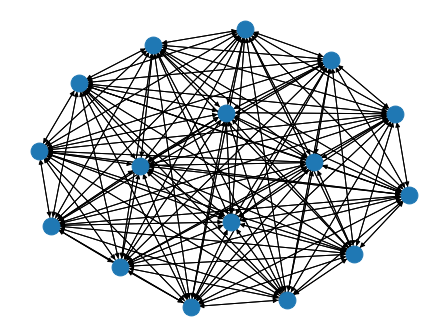

This chart was generated by the following Python code:
import networkx as nx
from bluefog.common import topology_util
G = topology_util.FullyConnectedGraph(16)
nx.draw_spring(G)
